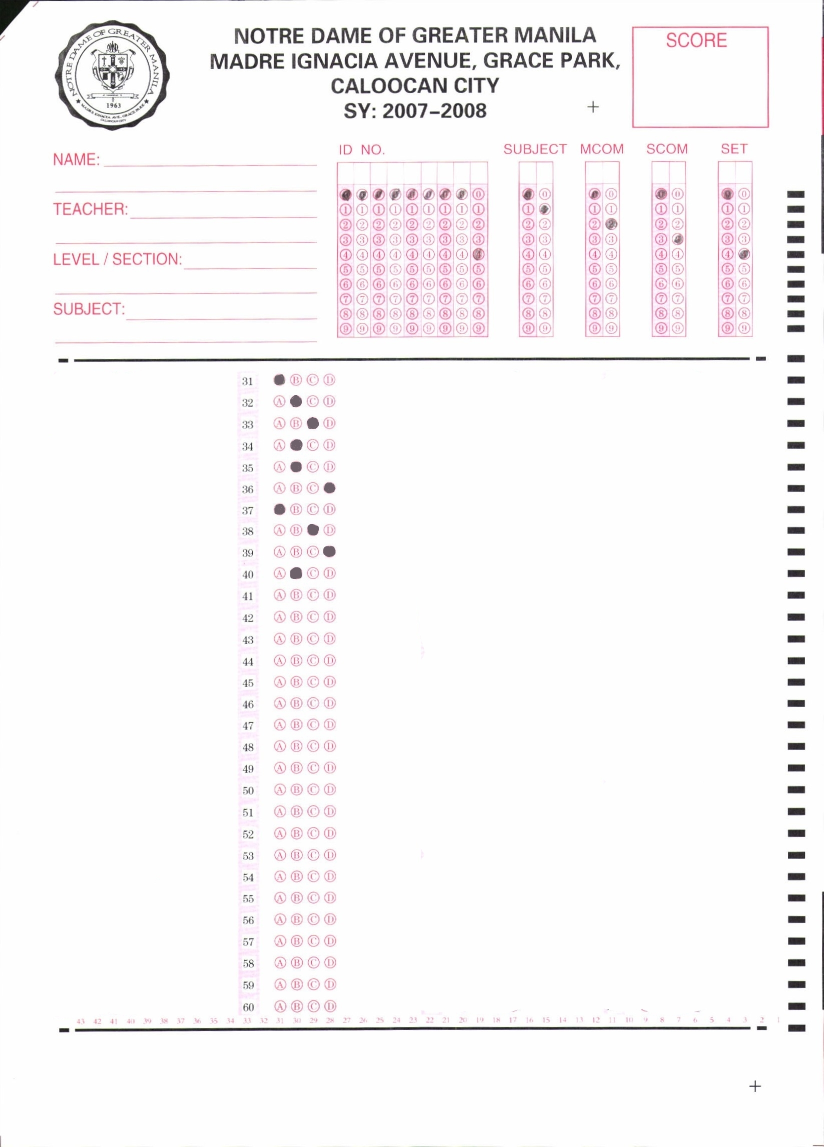
%> input picture Images/1/MasterSheet.jpg, 1647 x 2294 px (shown at 1/2 size); the run also reads 1 picture not shown here
$ octave OMR.m   (GNU Octave 9; MATLAB toolbox functions it lacks are replaced by stand-ins)
%> lines starting %> are read from the running program, lines starting %| are printed output that depends on the picture; in (x1, y1, x2, y2) boxes, pixels count from 0 and x2, y2 are one past the last pixel; in counts of white or black regions, pixels touching at a corner belong together; the program's own positions count from 1
% Optical Mark Recognition
% Tools for performing OMR on scanned forms
% Last Modified: 21 May 2013, Farrukh I. Khan
% =============================================
% Change log:
% -Version 0.0.1 - 20 May 2013
%%%%%%%%%%%%%%%%%%%%%%%%%%%%%%%%%%%%%%%%%%%%%%%%%%%%%%%%%%%%%%%%%%%%%%%%%%%
clear all;
close all;
clc;
%% Loading Master and Student Answer Sheet Image
master = rgb2gray(imread('./Images/1/MasterSheet.jpg'));
%> master: size 2294x1647 uint8; min 10, max 255, mean 246.8
figure(1),imshow(master);h1 = title('Master Sheet');
student = rgb2gray(imread('./Images/1/StudentSheet.jpg'));
%> student: size 2294x1647 uint8; min 10, max 255, mean 246.8; mean of the top-left, top-right, bottom-left and bottom-right quarters 242.9, 242.9, 250.7, 250.7
figure(2),imshow(student);h2 =title('Student Sheet');

%% Extracting ROI
mpatch = master(735:2030,530:690);
spatch = student(735:2030,530:690);
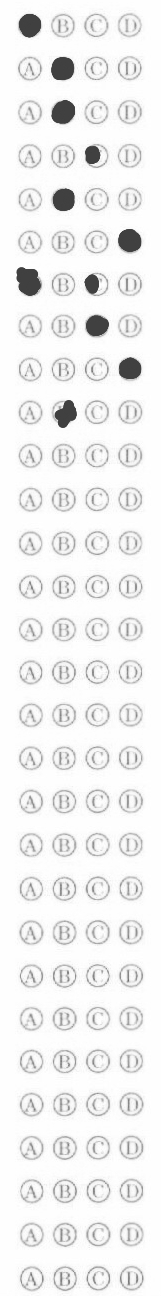
%> spatch: size 1296x161 uint8; min 62, max 255, mean 240.5
figure(3),imshow(mpatch);title('Master Patch');
figure(4),imshow(spatch);title('Student Patch');

%% Morphological Operation
close (3:4)
radius = 11;
circ_mask = fspecial('disk',radius);
mconv = mat2gray(conv2(mpatch, circ_mask,'same'));
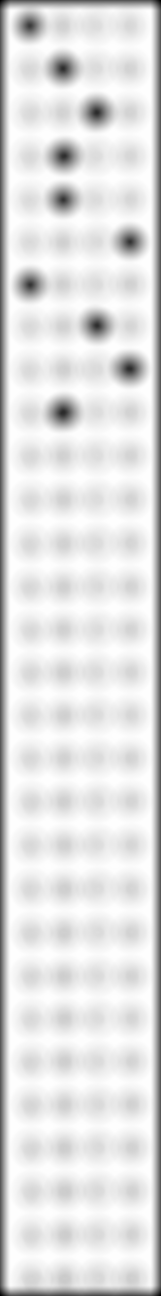
%> mconv: size 1296x161 double; min 0, max 1, mean 0.886
sconv = mat2gray(conv2(spatch, circ_mask,'same'));
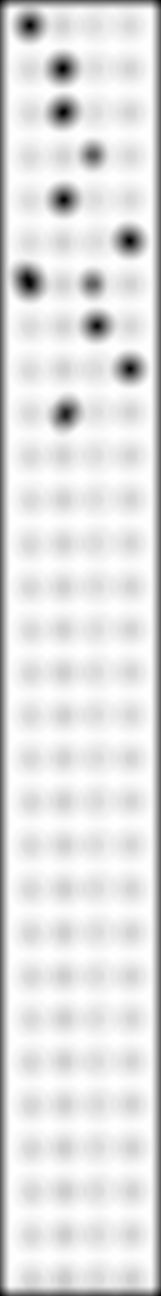
%> sconv: size 1296x161 double; min 0, max 1, mean 0.885

figure(6),imshow(mconv);title('Convolved Master Patch');
figure(7),imshow(sconv);title('Convolved Student Patch');

BWm = im2bw(mconv,.5);
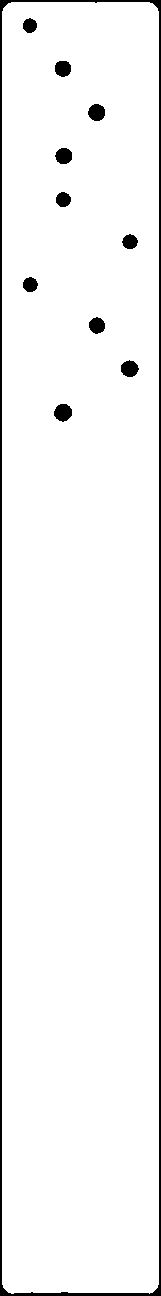
%> BWm: size 1296x161 logical; 96.1% white; 11 black regions, largest, box (x1, y1, x2, y2) and area: (0, 0, 161, 1296) 6086, (54, 404, 72, 422) 246, (88, 104, 105, 121) 228
BWs = im2bw(sconv,.5);
%> BWs: size 1296x161 logical; 95.6% white; 12 black regions, largest, box (x1, y1, x2, y2) and area: (0, 0, 161, 1296) 6038, (18, 269, 40, 294) 424, (53, 102, 74, 123) 328
pause(5);
close (6:7)
figure(8),imshow(BWm);title('Segmented Master Patch');
figure(9),imshow(BWs);title('Segmented Student Patch');
correct = ~(~BWm & ~BWs);
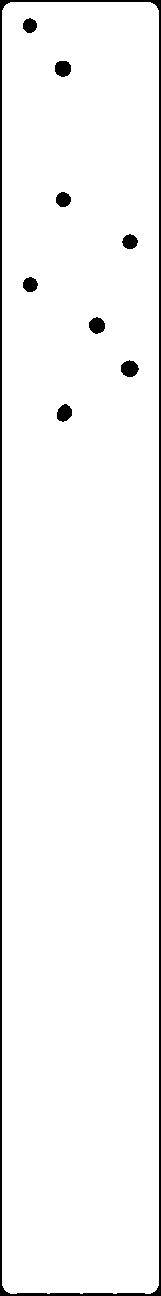
%> correct: size 1296x161 logical; 96.4% white; 9 black regions, largest, box (x1, y1, x2, y2) and area: (0, 0, 161, 1296) 6038, (121, 360, 139, 377) 227, (55, 61, 71, 77) 212
pause(5);
close(8:9)
figure(10),imshow(correct);title('Correct Answers Patch');

correct = im2uint8(correct);

%% Finding Circles
% In this step we will find all circles (black) and mark those are filled
% by student (blue)
close(10)
[blackcenters, radii] = imfindcircles(mpatch,[10 12],'ObjectPolarity','dark', 'Sensitivity',.98);
%> blackcenters = 120 rows, first 12: [30.8 285; 63.62 200.4; 30.5 26.29; 99.38 1235.4; 98.64 1061.9; 131.5 1234.7; 130.4 369.1; 32 933.2; 130.5 242.3; 131.5 1148.3; 130.6 801.6; 98.5 932.7]; radii = 120 values, max 11.97 at index 23, min 11.53 at index 109, mean 11.8
blackcenters(1:end,1) = blackcenters(1:end,1)+529;
blackcenters(1:end,2) = blackcenters(1:end,2)+734;
blackcenters = sortrows(blackcenters,2);
%> blackcenters = 120 rows, first 12: [658.7 759.9; 626.1 759.9; 559.5 760.3; 592.2 760.4; 659 802.5; 626 802.5; 559.5 803; 592.6 803.2; 659 846.5; 559.5 846.7; 626.2 846.8; 592.7 847.1]
figure(1);
hDetectAll = viscircles(blackcenters,radii,'EdgeColor','black');
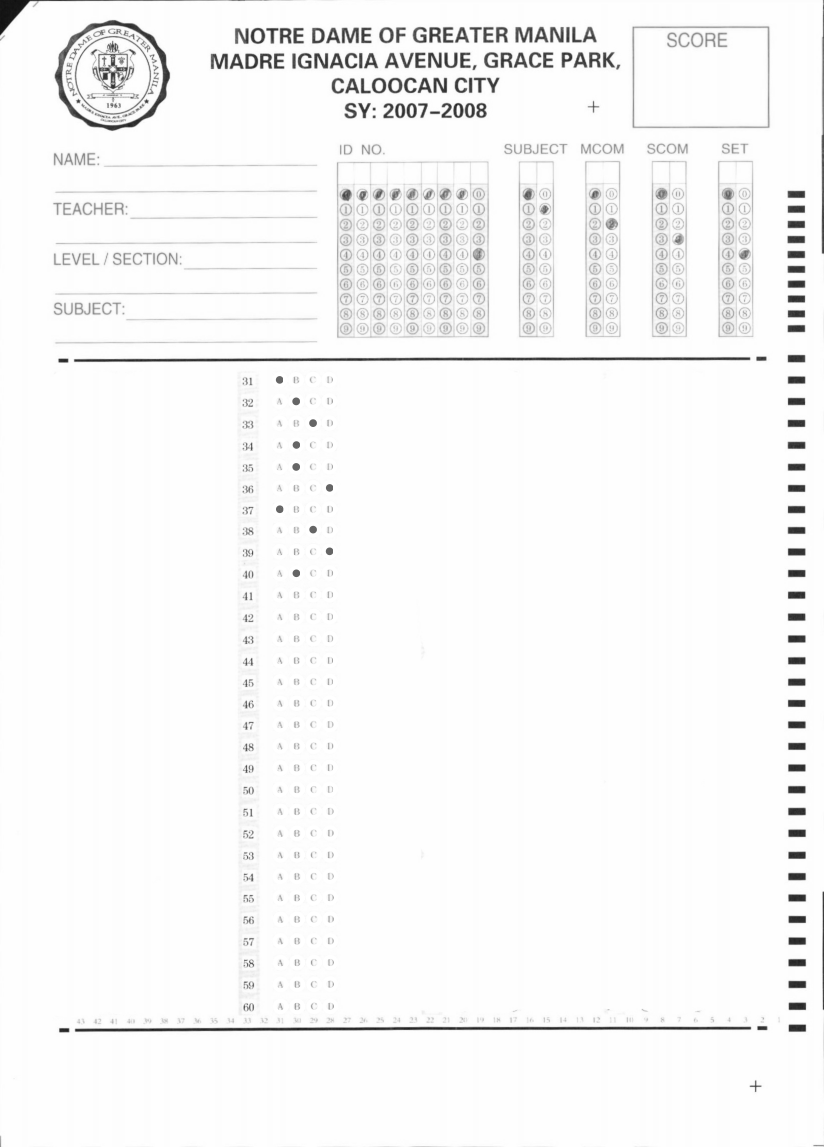
%> figure redrawn from the program's plot data; shown at 1/2 size; its title reads 'Master Sheet'

[bluecenters, radii] = imfindcircles(sconv,[10 12],'ObjectPolarity','dark', 'Sensitivity',.98);
%> bluecenters = [30.5 26; 63.17 69.17; 130.7 369; 64 200.3; 130 241.5; 64 112.7; 97.5 326; 93 284.5; 93.5 156; 66.5 414.5; 29.6 282.4]; radii = [11.93; 10.01; 11.96; 10.03; 11.91; 11.97; 10.05; 11.98; 11.98; 11.95; 11.84]
bluecenters(1:end,1) = bluecenters(1:end,1)+529;
bluecenters(1:end,2) = bluecenters(1:end,2)+734;
bluecenters = sortrows(bluecenters,2);
%> bluecenters = [559.5 760; 592.2 803.2; 593 846.7; 622.5 890; 593 934.3; 659 975.5; 558.6 1016.4; 622 1018.5; 626.5 1060; 659.7 1103; 595.5 1148.5]
figure(2);
hDetectFilled = viscircles(bluecenters,radii,'EdgeColor','blue');

pause(5)

%% Finding Correct and Incorrect Marks
% In this step we will mark the correct (green) and incorrect (red);
delete(hDetectAll);
delete(hDetectFilled);
% delete(h1);delete(h2);
h1 = title('Correct Answers');
[greencenters, radii] = imfindcircles(correct,[10 12],'ObjectPolarity','dark', 'Sensitivity',.99);
%> greencenters = [130.1 369.2; 97.27 326; 63.24 68.8; 65.02 413.7; 63.71 200; 30.83 285.1; 130.4 242.3; 30.33 26.07]; radii = [10; 10; 10; 10; 10; 10; 10; 10]
greencenters(1:end,1) = greencenters(1:end,1)+529;
greencenters(1:end,2) = greencenters(1:end,2)+734;
greencenters = sortrows(greencenters,2);figure(2);
%> after `greencenters = sortrows(greencenters,2)`: greencenters = [559.3 760.1; 592.2 802.8; 592.7 934; 659.4 976.3; 559.8 1019.1; 626.3 1060; 659.1 1103.2; 594 1147.7]
hDetectCorrect = viscircles(greencenters,radii,'EdgeColor','green');
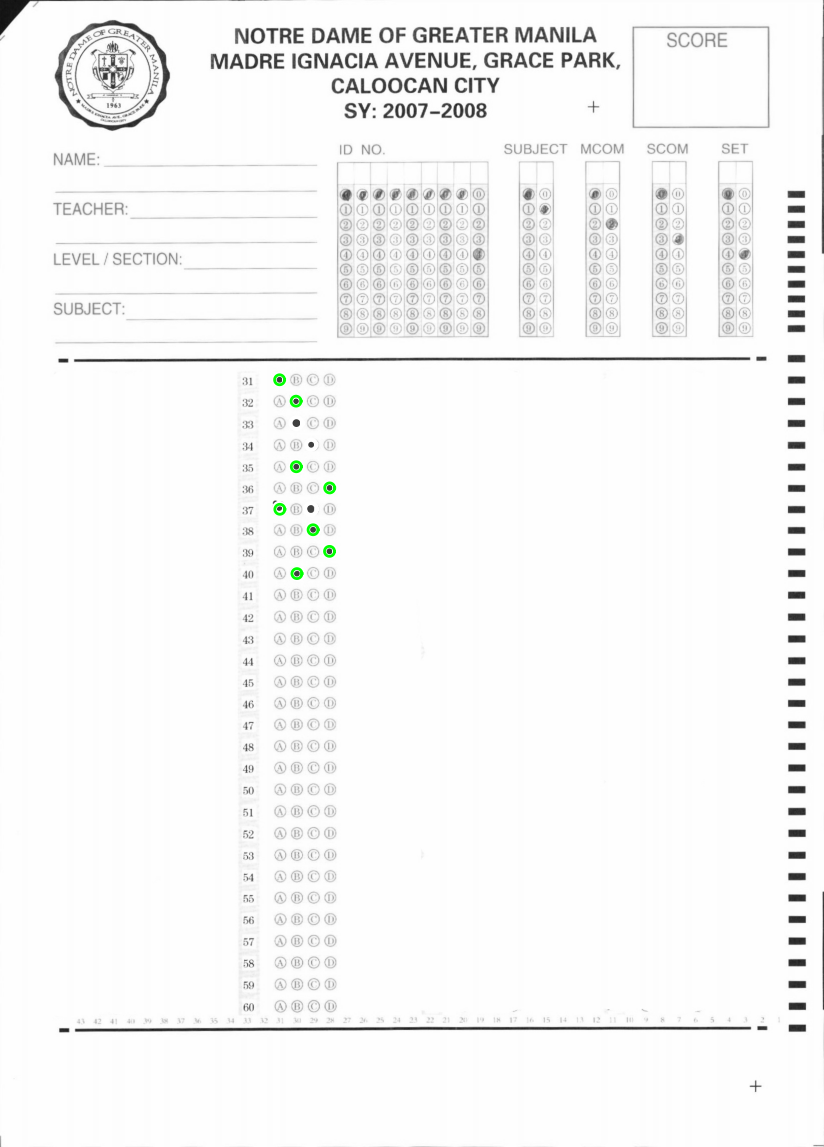
%> figure redrawn from the program's plot data; shown at 1/2 size; its title reads 'Correct Answers'

%% Finding the Incomplete and Wrongly marked
